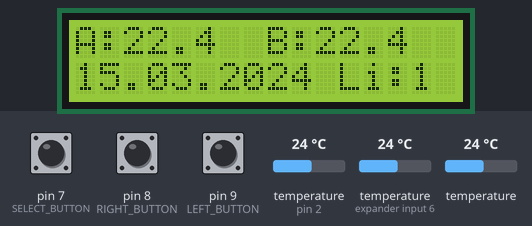
The sketch below on a simulated Arduino Uno, built with avr-gcc and run on an emulated ATmega328P. On the bench: 16×2 character LCD. Inputs (shaded band) come from the test bench; at power-on: pin 9 (LEFT_BUTTON) HIGH, pin 7 (SELECT_BUTTON) HIGH, pin 8 (RIGHT_BUTTON) HIGH, temperature (sensors on pin 2, expander input 6) 24 °C, temperature 24 °C. The local clock reads 2024-03-15 10:24:30 at power-on unless the sketch sets it; storage starts empty; EEPROM starts erased; what the sketch prints to the serial monitor is not drawn.

Above: at 2.3 s.
2.4 s: pin 9 (LEFT_BUTTON) pulled LOW for 0.5 s
At 4.0 s:
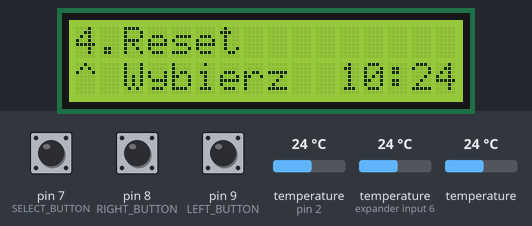
4.5 s: pin 7 (SELECT_BUTTON) pulled LOW for 0.5 s
At 6.9 s:
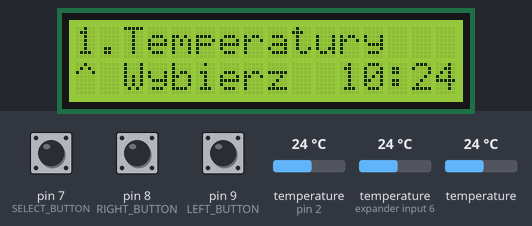
7.2 s: pin 8 (RIGHT_BUTTON) pulled LOW for 0.5 s
At 8.4 s:
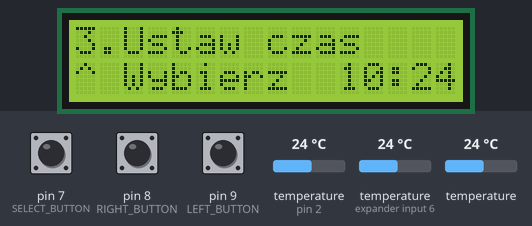
9.3 s: pin 7 (SELECT_BUTTON) pulled LOW for 1 s
At 10.7 s:
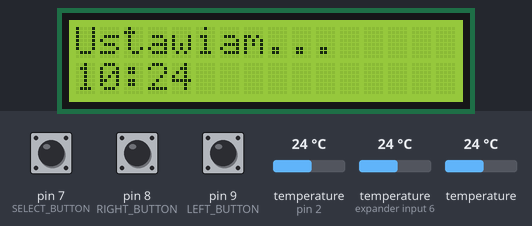
13.3 s: pin 9 (LEFT_BUTTON) pulled LOW for 3.2 s
At 14.8 s:
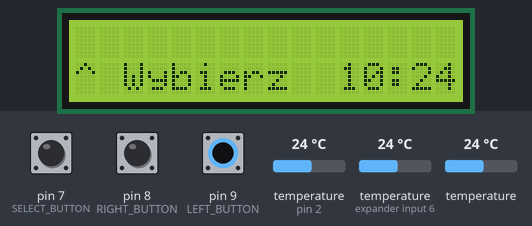
18.0 s: pin 7 (SELECT_BUTTON) pulled LOW for 3.2 s
At 18.47 s:
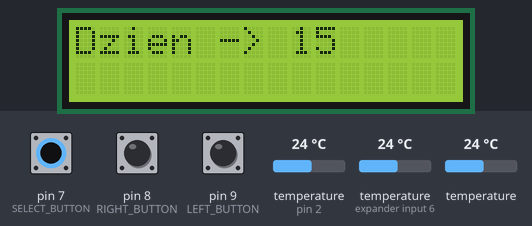
Timing chart, 0 to 21.0 s (numbered marks = the images above; inputs shaded):
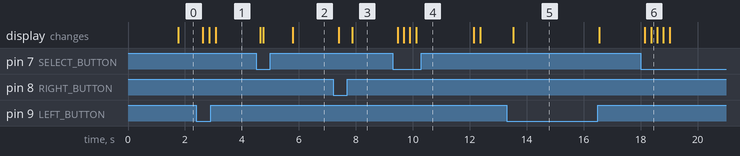

Measured:
- after the input at 2.4 s, the display: first changes after 0.22 s (image 1 shows a later state)
- after the input at 4.5 s, the display: first changes after 0.15 s (image 2 shows a later state)
- after the input at 7.2 s, the display: first changes after 0.20 s (image 3 shows a later state)
- after the input at 9.3 s, the display: first changes after 0.17 s (image 4 shows a later state)
- after the input at 13.3 s, the display: changes after 0.23 s (image 5)
- after the input at 18.0 s, the display: first changes after 0.15 s (image 6 shows a later state)

The sketch:

temperature-measurement-station.ino
```cpp
/********************************************************************/
#include <OneWire.h>
#include <DallasTemperature.h>
/********************************************************************/
// Data wire is plugged into pin 2 on the Arduino
#define ONE_WIRE_BUS 2
/********************************************************************/
// Setup a oneWire instance to communicate with any OneWire devices
// (not just Maxim/Dallas temperature ICs)
OneWire oneWire(ONE_WIRE_BUS);
/********************************************************************/
// Pass our oneWire reference to Dallas Temperature.
DallasTemperature sensors(&oneWire);
/********************************************************************/
#include <Wire.h>
#include <LiquidCrystal_I2C.h>
LiquidCrystal_I2C lcd(0x27, 16, 2);
/********************************************************************/
// SD CARD
#include <SPI.h>
#include <SD.h>
/********************************************************************/
// RTC DS3231
#include <DS3231.h>
/********************************************************************/
#include <EEPROM.h>
/********************************************************************/

#include "global_vars.hpp"
#include "setdate.hpp"
#include "settime.hpp"
#include "lcdtemperatures.hpp"


const int numOptions = 4;
const char *options[] = {"1.Temperatury", "2.Ustaw date", "3.Ustaw czas", "4.Reset"};
int option = 0;


void setup() {
 // start serial port
 Serial.begin(9600);
 Serial.println("Dallas Temperature IC Control Library Demo");
/********************************************************************/
 // Start up the library
 sensors.begin();
/********************************************************************/
 // Odczytanie wartości bitu z pamięci EEPROM
  lastWasFunction = EEPROM.read(MEMORY_ADDRESS);
/********************************************************************/
 lcd.init();
 lcd.backlight(); // zalaczenie podwietlenia
/********************************************************************/
 if (!SD.begin(53)) {
    Serial.println("initialization SD failed!");
    lcd.println("_BRAK KARTY_");
    lcd.setCursor(0,1);
    lcd.println("_PRZY STARCIE_");
    while (1);
  }
    dt = clock.getDateTime();
   print_time();
  Serial.println("initialization SD done.");
 /********************************************************************/
 // Initialize DS3231
  print_time();
  Serial.print("Initialize DS3231 ");;
  clock.begin();
  Serial.println("done.");;
  // Set sketch compiling time
   // clock.setDateTime(__DATE__, __TIME__);

 /********************************************************************/
  pinMode(9, INPUT_PULLUP);
  pinMode(8, INPUT_PULLUP);
  pinMode(7, INPUT_PULLUP);


  sensors.requestTemperatures(); // Send the command to get temperature readings
 //Serial.println("DONE");

 Temp_A = sensors.getTempCByIndex(0) + tempOffset;
 Temp_B = sensors.getTempCByIndex(1) + tempOffset;

  myFile = SD.open("LOGS.txt", FILE_WRITE);

    // if the file opened okay, write to it:
    if (myFile) {

       print_time();
       licznik_zapisow++;

    Serial.print("Writing to logs.txt... ");

  myFile.print(dt.year);   myFile.print("-");
  myFile.print(dt.month);  myFile.print("-");
  myFile.print(dt.day);    myFile.print("|");
  myFile.print(dt.hour);   myFile.print(":");
  myFile.print(dt.minute); myFile.print(":");
  myFile.print(dt.second); myFile.print("      ");

  myFile.print(Temp_A); myFile.print("      ");
  myFile.print(Temp_B); myFile.print("      ");
  myFile.print(Temp_C); myFile.println("");

      Serial.print("File size: ");
      Serial.print(myFile.size());

      myFile.close();
      Serial.println(" - done.");
  }

}

/********************************************************************/
void loop() {
 // call sensors.requestTemperatures() to issue a global temperature
 // request to all devices on the bus
/********************************************************************/
 if (lastWasFunction) {
    // Jeśli ostatnio byliśmy w funkcji, to uruchamiamy ją
    LCD_temperatures();
 }

delay(200);

 // Wyświetlamy nazwę opcji na pierwszej linii wyświetlacza
  lcd.setCursor(0, 0);
  lcd.print(options[option]);

  // Obsługujemy nawigację za pomocą przycisków
 if (digitalRead(LEFT_BUTTON) == LOW)
{
    // Przesuwamy się do poprzedniej opcji
    lcd.clear();
    option--;
    if (option < 0) {
      option = numOptions - 1;
    }
}
if (digitalRead(RIGHT_BUTTON) == LOW)
{
    // Przesuwamy się do następnej opcji
    lcd.clear();
    option++;
    if (option >= numOptions) {
        option = 0;
    }
}
if (digitalRead(SELECT_BUTTON) == LOW)
{
    // Wybieramy bieżącą opcję
    lcd.clear();
    selectOption(option);
}
    // Odczytaj aktualną godzinę z zegara DS3231
  dt = clock.getDateTime();
  int hour = dt.hour;
  int minute = dt.minute;

 // Odświeżamy wyświetlacz
lcd.setCursor(0, 1);
lcd.print(" ");
lcd.setCursor(0, 1);
lcd.print("^ Wybierz  ");
      lcd.print(toStringWithLeadingZeros(dt.hour));   lcd.print(":");
      lcd.print(toStringWithLeadingZeros(dt.minute));


}

void selectOption(int option)
{
    switch (option)
    {
    case 0:
        LCD_temperatures();
        break;
    case 1:
        setDate();
        break;
    case 2:
        setTime();
        break;
    case 3:
        resetFunc();
        break;
    }
}
```

global_vars.hpp
```cpp
#pragma once
#include <Arduino.h>

DS3231 clock;
RTCDateTime dt;

File myFile;

int LEFT_BUTTON = 9;
int RIGHT_BUTTON = 8;
int SELECT_BUTTON = 7;

#define DEBOUNCE_DELAY 200  // Opóźnienie debouncingu (w milisekundach)

bool lastWasFunction;
#define MEMORY_ADDRESS 0

String toStringWithLeadingZeros(byte number)
{
    String result = String(number);
    if(number < 10)
    {
        result = "0" + result;
    }
    return result;
}

/********************************************************************/
// TIMER DO ROBIENIA ZAPISOW DO PLIKU
unsigned long aktualnyCzas = 0;
unsigned long zapamietanyCzas = 0;
unsigned long roznicaCzasu = 0;
/********************************************************************/
//FLAGA INFORMUJACA WYSWIETLACZ CZY KARTA JEST WLOZONA
int is_sd_inserted_live = 1;
/********************************************************************/
float Temp_A = 0;
float Temp_B = 0;
float Temp_C = 0;

float tempOffset = -1.6;

/********************************************************************/

unsigned long co_ile_minut_zapis = 5;
int ile_dni_do_kasacji = 20;
unsigned long co_ile_godzin_reset = 12;


int rozmiar_jedna_linijka = 84;
int ile_linii_na_dobe = (1440/co_ile_minut_zapis);

int rozmiarpoczasie =  rozmiar_jedna_linijka * ile_linii_na_dobe * ile_dni_do_kasacji;

unsigned int licznik_zapisow;

/********************************************************************/
void print_time()
{
    Serial.print(dt.hour);
    Serial.print(":");
    Serial.print(dt.minute);
    Serial.print(":");
    Serial.print(dt.second);
    Serial.print("  ");
}
/********************************************************************/
void(* resetFunc) (void) = 0; //declare reset function @ address 0
```

setdate.hpp
```cpp
#pragma once
#include <Arduino.h>


void setDate() {

    delay(200);

    // Pobieramy aktualną datę z zegara DS3231
    int day = dt.day;
    int month = dt.month;
    int year = dt.year;

    // Ustawiamy tryb edycji dnia
    lcd.clear();
    lcd.setCursor(0, 0);
    lcd.print("Dzien -> ");
    lcd.setCursor(9, 0);
    lcd.print(toStringWithLeadingZeros(day));
    int edit = 0;

    while (edit == 0)
    {
        if (digitalRead(LEFT_BUTTON) == LOW)
        {
            // Zmniejszamy dzień
            day--;
            if (day == 0) day = 31;
            lcd.setCursor(9, 0);
            lcd.print(toStringWithLeadingZeros(day));
            delay(DEBOUNCE_DELAY);
        }
        if (digitalRead(RIGHT_BUTTON) == LOW)
        {
            // Zwiększamy dzień
            day++;
            if (day == 32) day = 1;
            lcd.setCursor(9, 0);
            lcd.print(toStringWithLeadingZeros(day));
            delay(DEBOUNCE_DELAY);
        }
        if (digitalRead(SELECT_BUTTON) == LOW)
        {
            // Kończymy edycję dnia
            edit = 1;
            delay(DEBOUNCE_DELAY);
        }
    }

    // Ustawiamy tryb edycji miesiąca
    lcd.clear();
    lcd.setCursor(0, 0);
    lcd.print("Miesiac -> ");
    lcd.setCursor(11, 0);
    lcd.print(toStringWithLeadingZeros(month));
    edit = 0;
    while (edit == 0)
    {
        if (digitalRead(LEFT_BUTTON) == LOW)
        {
            // Zmniejszamy miesiąc
            month--;
            if (month == 0) month = 12;
            lcd.setCursor(11, 0);
            lcd.print(toStringWithLeadingZeros(month));
            delay(DEBOUNCE_DELAY);
        }
        if (digitalRead(RIGHT_BUTTON) == LOW)
        {
            // Zwiększamy miesiąc
            month++;
            if (month == 13) month = 1;
            lcd.setCursor(11, 0);
            lcd.print(toStringWithLeadingZeros(month));
            delay(DEBOUNCE_DELAY);
        }
        if (digitalRead(SELECT_BUTTON) == LOW)
        {
            // Kończymy edycję miesiąca
            edit = 1;
            delay(DEBOUNCE_DELAY);
        }
    }

    // Ustawiamy tryb edycji roku
    year=2023;
    lcd.clear();
    lcd.setCursor(0, 0);
    lcd.print("Rok -> ");
    lcd.setCursor(7, 0);
    lcd.print(year);
    edit = 0;
    while (edit == 0)
    {
        if (digitalRead(LEFT_BUTTON) == LOW)
        {
            // Zmniejszamy rok
            year--;
            lcd.setCursor(7, 0);
            lcd.print(year);
            delay(DEBOUNCE_DELAY);
        }
        if (digitalRead(RIGHT_BUTTON) == LOW)
        {
            // Zwiększamy rok
            year++;
            lcd.setCursor(7, 0);
            lcd.print(year);
            delay(DEBOUNCE_DELAY);
        }
        if (digitalRead(SELECT_BUTTON) == LOW)
        {
            // Kończymy edycję roku
            edit = 1;
            delay(DEBOUNCE_DELAY);
        }
    }

    // Zatwierdzamy datę i zapisujemy ją w zegarze DS3231
    lcd.clear();
    lcd.setCursor(0, 0);
    lcd.print("Ustawiam...");
    lcd.setCursor(0, 1);
    lcd.print(toStringWithLeadingZeros(day));
    lcd.print(".");
    lcd.print(toStringWithLeadingZeros(month));
    lcd.print(".");
    lcd.print(year);
    clock.setDateTime(year, month, day,dt.hour,dt.minute,dt.second);
    delay(2000);
}
```

settime.hpp
```cpp
#pragma once
#include <Arduino.h>


void setTime() {

 delay(200);

  int hour = dt.hour;
  int minute = dt.minute;
  int second = dt.second;

  // Ustawiamy tryb edycji godziny
  lcd.clear();
  lcd.setCursor(0, 0);
  lcd.print("Godzina -> ");
  lcd.setCursor(11, 0);
  lcd.print(toStringWithLeadingZeros(hour));

  int edit = 0;

  while (edit == 0) {
    if (digitalRead(LEFT_BUTTON) == LOW) {
      // Zmniejszamy godzine
      hour--;
      if (hour == -1) hour = 23;
      lcd.setCursor(11, 0);
      lcd.print(toStringWithLeadingZeros(hour));
      delay(DEBOUNCE_DELAY);
    }
    if (digitalRead(RIGHT_BUTTON) == LOW) {
      // Zwiększamy godzine
      hour++;
      if (hour == 24) hour = 0;
      lcd.setCursor(11, 0);
      lcd.print(toStringWithLeadingZeros(hour));
      delay(DEBOUNCE_DELAY);
    }
    if (digitalRead(SELECT_BUTTON) == LOW) {
      // Kończymy edycję godziny
      edit = 1;
      delay(DEBOUNCE_DELAY);
    }
  }

    // Ustawiamy tryb edycji miesiąca
    lcd.clear();
    lcd.setCursor(0, 0);
    lcd.print("Minuta -> ");
    lcd.setCursor(10, 0);
    lcd.print(toStringWithLeadingZeros(minute));
    edit = 0;

  while (edit == 0) {

    if (digitalRead(LEFT_BUTTON) == LOW) {
      // Zmniejszamy minute
      minute--;
      if (minute == -1) minute = 59;
      lcd.setCursor(10, 0);
      lcd.print(toStringWithLeadingZeros(minute));
      delay(DEBOUNCE_DELAY);
    }

    if (digitalRead(RIGHT_BUTTON) == LOW) {
      // Zwiększamy minute
      minute++;

      if (minute == 60) minute = 0;
      lcd.setCursor(10, 0);
      lcd.print(toStringWithLeadingZeros(minute));
      delay(DEBOUNCE_DELAY);
      }

      if (digitalRead(SELECT_BUTTON) == LOW) {
      // Kończymy edycję minut
      edit = 1;
      delay(DEBOUNCE_DELAY);
      }
  }
  // Zatwierdzamy datę i zapisujemy ją w zegarze DS3231
  lcd.clear();
  lcd.setCursor(0, 0);
  lcd.print("Ustawiam...");
  lcd.setCursor(0, 1);
  lcd.print(toStringWithLeadingZeros(hour));
  lcd.print(":");
  lcd.print(toStringWithLeadingZeros(minute));
  clock.setDateTime(dt.year, dt.month, dt.day, hour, minute, second);
  delay(2000);
  }
```

lcdtemperatures.hpp
```cpp
#pragma once
#include <Arduino.h>

void LCD_temperatures() {

   // Zapisanie informacji o tym, że jesteśmy w funkcji do pamięci EEPROM
  lastWasFunction = true;
  EEPROM.write(MEMORY_ADDRESS, 1);

  lcd.clear();
  while (digitalRead(LEFT_BUTTON) == HIGH) {
 //Serial.print(" Requesting temperatures...");
 sensors.requestTemperatures(); // Send the command to get temperature readings
 //Serial.println("DONE");

 Temp_A = sensors.getTempCByIndex(0) + tempOffset;
 Temp_B = sensors.getTempCByIndex(1) + tempOffset;
 Temp_C = sensors.getTempCByIndex(2) + tempOffset;

 if(Temp_A<-50) Temp_A=0;
 else  {Temp_A = sensors.getTempCByIndex(0) + tempOffset;}

  if(Temp_B<-50) Temp_B=0;
 else  {Temp_B = sensors.getTempCByIndex(1) + tempOffset;}

 if(Temp_C<-50) Temp_C=0;
 else  {Temp_C = sensors.getTempCByIndex(2) + tempOffset;}
/********************************************************************/
 if(is_sd_inserted_live==1){
lcd.setCursor(0,0);
 lcd.print("A:"); lcd.print(Temp_A, 1);  lcd.print("  ");
 lcd.print("B:"); lcd.print(Temp_B, 1);  lcd.print("  ");
 lcd.setCursor(0,1);

lcd.print(toStringWithLeadingZeros(dt.day));  lcd.print(".");
lcd.print(toStringWithLeadingZeros(dt.month)); lcd.print(".");
      lcd.print(dt.year);  lcd.setCursor(11,1);  lcd.print("Li:");
     lcd.print(licznik_zapisow) ;
}

/********************************************************************/
// Odczytujemy date
  dt = clock.getDateTime();

  //Pobierz liczbe milisekund od startu
  aktualnyCzas = millis();
  roznicaCzasu = aktualnyCzas - zapamietanyCzas;
  //Jeśli różnica wynosi ponad minute
  if (roznicaCzasu >= (co_ile_minut_zapis*60*1000))
  {
      zapamietanyCzas = aktualnyCzas;

     licznik_zapisow++;
  // open the file. note that only one file can be open at a time,
  // so you have to close this one before opening another.
  myFile = SD.open("LOGS.txt", FILE_WRITE);

    // if the file opened okay, write to it:
    if (myFile) {
    Serial.print("Writing to logs.txt...");


  myFile.print(dt.year);   myFile.print("-");
  myFile.print(dt.month);  myFile.print("-");
  myFile.print(dt.day);    myFile.print("|");
  myFile.print(dt.hour);   myFile.print(":");
  myFile.print(dt.minute); myFile.print(":");
  myFile.print(dt.second); myFile.print("      ");

  myFile.print(Temp_A); myFile.print("      ");
  myFile.print(Temp_B); myFile.print("      ");
  myFile.print(Temp_C); myFile.println("");

        Serial.print("File size: ");
        Serial.println(myFile.size());


      myFile.close();
      Serial.println("close file done.");

         if (myFile.size()>=rozmiarpoczasie)
      {
         Serial.println("REMOVE LOGS");
         SD.remove("LOGS.txt");
         myFile.close();
      }

  } else {
    // if the file didn't open, print an error:
    Serial.println("error opening logs.txt");
    is_sd_inserted_live=0;
  }
 }

if(is_sd_inserted_live==0)
{
    lcd.setCursor(0,0);
    lcd.println("_WLOZ KARTE_");

    lcd.setCursor(0,1);
    lcd.println("I ZRESETUJ UKLAD");

  }

 /********************************************************************/
  if (aktualnyCzas > (co_ile_godzin_reset * 60 * 60 * 1000))
{
  resetFunc();
}
 /********************************************************************/
if (digitalRead(LEFT_BUTTON) == LOW) {
      // Wróć do menu
      lcd.clear();
        lastWasFunction = false;
        EEPROM.write(MEMORY_ADDRESS, 0);
      break;
    }
}


}
```
